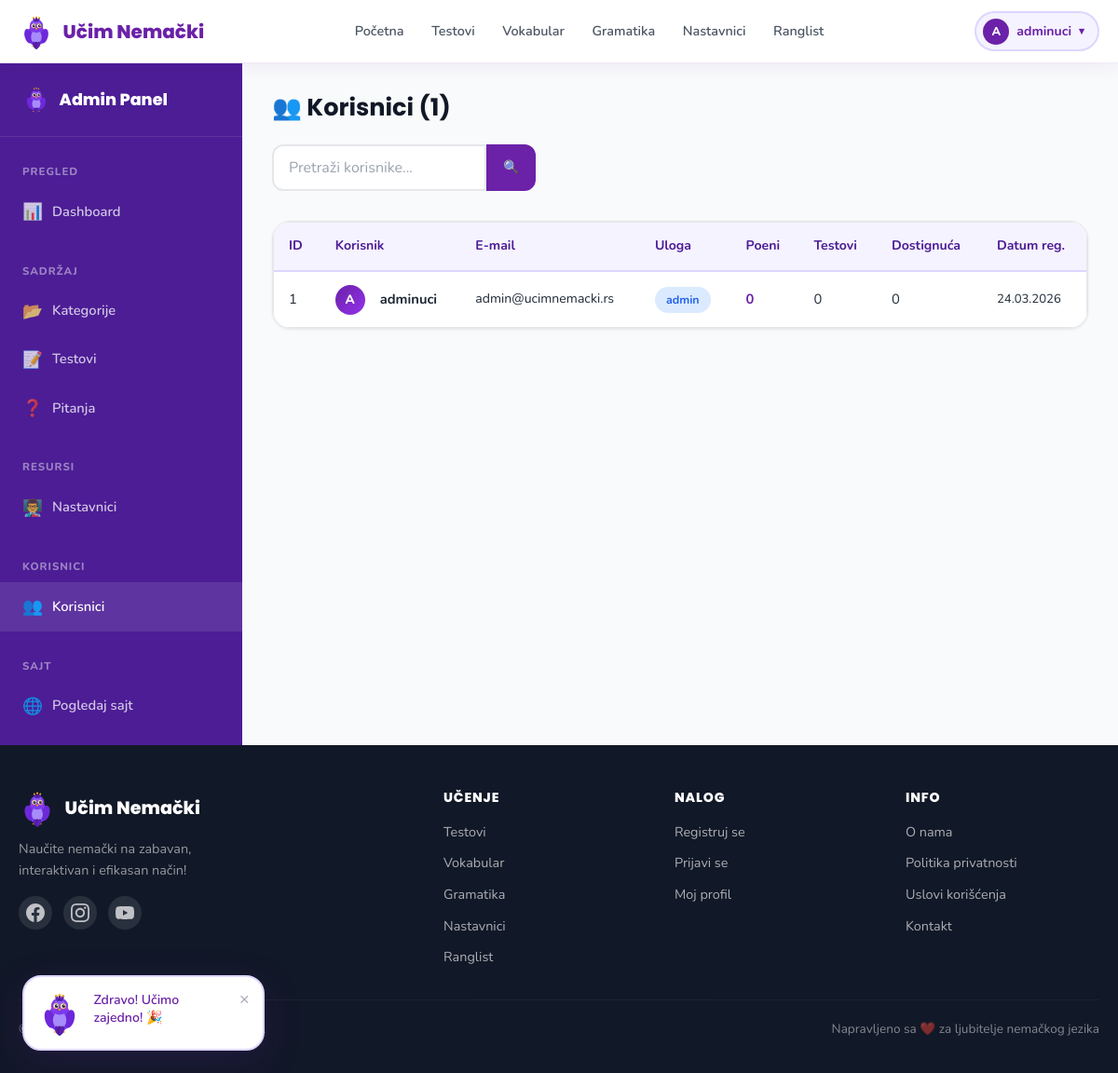
The page /admin/users.php (signed in) on the database its author committed.
### tables this page shows
CREATE TABLE IF NOT EXISTS users (
    id            INT UNSIGNED AUTO_INCREMENT PRIMARY KEY,
    username      VARCHAR(60)  NOT NULL UNIQUE,
    email         VARCHAR(120) NOT NULL UNIQUE,
    password_hash VARCHAR(255) NOT NULL DEFAULT '',
    role          ENUM('admin','user') NOT NULL DEFAULT 'user',
    google_id     VARCHAR(100) DEFAULT NULL,
    avatar_url    VARCHAR(500) DEFAULT NULL,
    streak        SMALLINT UNSIGNED NOT NULL DEFAULT 0,
    total_points  INT UNSIGNED NOT NULL DEFAULT 0,
    last_login    DATETIME     DEFAULT NULL,
    created_at    DATETIME     NOT NULL DEFAULT CURRENT_TIMESTAMP
);

### includes/functions.php (called while the page is built, shortened)
<?php
function sanitize(string $input): string {
    return htmlspecialchars(trim($input), ENT_QUOTES | ENT_SUBSTITUTE, 'UTF-8');
}
function isLoggedIn(): bool {
    return !empty($_SESSION['user_id']);
}
function getCurrentUser(): ?array {
    $db   = getDB();
    $id   = (int)$_SESSION['user_id'];
    $stmt = $db->prepare('SELECT id, username, email, role, avatar_url, streak, total_points FROM users WHERE id = ?');
    $stmt->bind_param('i', $id);
    $stmt->execute();
    $row = $stmt->get_result()->fetch_assoc();
    return $row ?: null;
}

### admin/users.php (the view, shortened to what this page needs)
<?php
$db    = getDB();
$page  = max(1, (int)($_GET['page'] ?? 1));
$perPage = 25;
$offset  = ($page - 1) * $perPage;
$search  = trim($_GET['q'] ?? '');
$where  = [];
$total = (int)$db->query("SELECT COUNT(*) AS c FROM users")->fetch_assoc()['c'];
$sql  = 'SELECT u.*, (SELECT COUNT(*) FROM user_progress WHERE user_id=u.id) AS tests_done,
                     (SELECT COUNT(*) FROM user_achievements WHERE user_id=u.id) AS achievements
         FROM users u'
      . ($where ? ' WHERE '.implode(' AND ',$where) : '')
      . ' ORDER BY u.created_at DESC LIMIT ' . $perPage . ' OFFSET ' . $offset;
$stmt = $db->prepare($sql);
$stmt->execute();
$users = $stmt->get_result()->fetch_all(MYSQLI_ASSOC);
require_once __DIR__ . '/../includes/header.php';
?>
<div class="admin-layout">
    <?php include __DIR__ . '/partials/sidebar.php'; ?>
    <div class="admin-content">
        <h1 class="admin-page-title">👥 Korisnici (<?= $total ?>)</h1>
        <form method="GET" class="d-flex gap-2 mb-4" style="align-items:center">
            <div class="input-group" style="max-width:360px">
                <input type="text" name="q" value="<?= sanitize($search) ?>" class="form-control" placeholder="Pretraži korisnike...">
                <button type="submit" class="btn btn-primary btn-sm">🔍</button>
            </div>
        </form>
        <div class="card">
            <div class="table-wrapper">
                <table class="table sortable-table">
                    <thead>
                        <tr>
                            <th>ID</th><th>Korisnik</th><th>E-mail</th><th>Uloga</th>
                            <th>Poeni</th><th>Testovi</th><th>Dostignuća</th><th>Datum reg.</th>
                        </tr>
                    </thead>
                    <tbody>
                    <?php foreach ($users as $u): ?>
                    <tr>
                        <td><?= (int)$u['id'] ?></td>
                        <td>
                            <div class="d-flex align-center gap-2">
                                <div style="width:32px;height:32px;border-radius:50%;background:linear-gradient(135deg,#6B21A8,#9333EA);display:flex;align-items:center;justify-content:center;color:#fff;font-weight:800;font-size:.85rem;flex-shrink:0"><?= strtoupper(substr($u['username'],0,1)) ?></div>
                                <strong><?= sanitize($u['username']) ?></strong>
                            </div>
                        </td>
                        <td style="font-size:.88rem"><?= sanitize($u['email']) ?></td>
                        <td><span class="badge <?= $u['role']==='admin' ? 'badge-blue' : 'badge-purple' ?>"><?= $u['role'] ?></span></td>
                        <td><strong style="color:var(--purple-800)"><?= number_format((int)$u['total_points']) ?></strong></td>
                        <td><?= (int)$u['tests_done'] ?></td>
                        <td><?= (int)$u['achievements'] ?></td>
                        <td style="font-size:.82rem;white-space:nowrap"><?= date('d.m.Y', strtotime($u['created_at'])) ?></td>
                    </tr>
                    <?php endforeach; ?>
                    </tbody>
                </table>
            </div>
        </div>
    </div>
</div>
<?php require_once __DIR__ . '/../includes/footer.php'; ?>

### includes/header.php (shortened to what this page needs)
<?php
require_once __DIR__ . '/functions.php';
$currentUser  = getCurrentUser();
$isLoggedIn   = isLoggedIn();
$currentPage  = basename($_SERVER['PHP_SELF'] ?? '');
function navActive(string $page): string {
    global $currentPage;
    return $currentPage === $page ? 'active' : '';
}
$siteRoot = SITE_URL;
?>
<!DOCTYPE html>
<html lang="sr">
<head>
    <link rel="stylesheet" href="<?= $siteRoot ?>/assets/css/main.css">
    <link rel="stylesheet" href="<?= $siteRoot ?>/assets/css/animations.css">
</head>
<body class="<?= isset($bodyClass) ? sanitize($bodyClass) : '' ?>">
<nav class="navbar" id="navbar" role="navigation" aria-label="Glavna navigacija">
    <div class="nav-container">
        <a href="<?= $siteRoot ?>/index.php" class="nav-logo" aria-label="Početna stranica">
            <span class="nav-logo-icon" aria-hidden="true">
                <img src="<?= $siteRoot ?>/assets/images/parrot.svg" alt="" width="38" height="38" class="parrot-logo">
            </span>
            <span class="nav-logo-text">Učim Nemački</span>
        </a>
        <ul class="nav-links" role="list">
            <li><a href="<?= $siteRoot ?>/index.php" class="nav-link <?= navActive('index.php') ?>">Početna</a></li>
            <li><a href="<?= $siteRoot ?>/pages/tests.php" class="nav-link <?= navActive('tests.php') ?>">Testovi</a></li>
            <li><a href="<?= $siteRoot ?>/pages/vocabulary.php" class="nav-link <?= navActive('vocabulary.php') ?>">Vokabular</a></li>
            <li><a href="<?= $siteRoot ?>/pages/grammar.php" class="nav-link <?= navActive('grammar.php') ?>">Gramatika</a></li>
            <li><a href="<?= $siteRoot ?>/pages/teachers.php" class="nav-link <?= navActive('teachers.php') ?>">Nastavnici</a></li>
            <li><a href="<?= $siteRoot ?>/pages/leaderboard.php" class="nav-link <?= navActive('leaderboard.php') ?>">Ranglist</a></li>
        </ul>
        <div class="nav-auth">
            <?php if ($isLoggedIn && $currentUser): ?>
                <div class="user-dropdown" id="userDropdown">
                    <button class="user-avatar-btn" id="userAvatarBtn" aria-haspopup="true" aria-expanded="false">
                        <?php if (!empty($currentUser['avatar_url'])): ?>
                            <img src="<?= sanitize($currentUser['avatar_url']) ?>" alt="Avatar" class="user-avatar-img">
                        <?php else: ?>
                            <span class="user-avatar-placeholder"><?= strtoupper(substr($currentUser['username'], 0, 1)) ?></span>
                        <?php endif; ?>
                        <span class="username-display"><?= sanitize($currentUser['username']) ?></span>
                        <span class="dropdown-arrow">▾</span>
                    </button>
                </div>
            <?php else: ?>
                <a href="<?= $siteRoot ?>/pages/login.php" class="btn btn-outline btn-sm">Prijavi se</a>
                <a href="<?= $siteRoot ?>/pages/register.php" class="btn btn-primary btn-sm">Registruj se</a>
            <?php endif; ?>
        </div>
    </div>
</nav>
<div class="parrot-bubble" id="parrotBubble" aria-live="polite" role="status">
    <div class="parrot-bubble-inner">
        <div class="parrot-mascot-small" aria-hidden="true">
            <img src="<?= $siteRoot ?>/assets/images/parrot.svg" alt="Papagaj maskota" width="48" height="48">
        </div>
        <div class="parrot-message" id="parrotMessage">Zdravo! Učimo zajedno! 🎉</div>
        <button class="parrot-close" id="parrotClose" aria-label="Zatvori poruku papagaja">×</button>
    </div>
</div>
<main id="main-content">

### assets/css/animations.css (style rules this page uses)
.parrot-logo { animation: float 4s ease-in-out infinite; }

### rows shown on the page
users: username "A", username "adminuci", id "1", email "admin@ucimnemacki.rs", role "admin", total_points "0", tests_done "0", achievements "0", created_at "24.03.2026"

### other values the page prints
$total "1"
